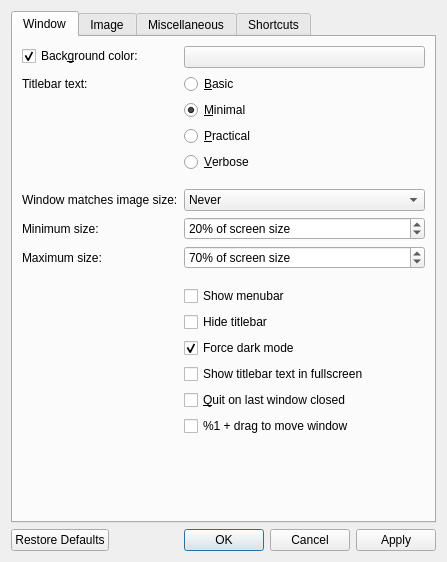
<?xml version="1.0" encoding="UTF-8"?>
<ui version="4.0">
 <class>QVOptionsDialog</class>
 <widget class="QDialog" name="QVOptionsDialog">
  <property name="windowModality">
   <enum>Qt::WindowModality::NonModal</enum>
  </property>
  <property name="geometry">
   <rect>
    <x>0</x>
    <y>0</y>
    <width>447</width>
    <height>562</height>
   </rect>
  </property>
  <property name="windowTitle">
   <string>Settings</string>
  </property>
  <layout class="QVBoxLayout" name="verticalLayout">
   <item>
    <widget class="QTabWidget" name="tabWidget">
     <property name="focusPolicy">
      <enum>Qt::FocusPolicy::NoFocus</enum>
     </property>
     <property name="currentIndex">
      <number>0</number>
     </property>
     <widget class="QWidget" name="window">
      <property name="layoutDirection">
       <enum>Qt::LayoutDirection::LeftToRight</enum>
      </property>
      <attribute name="title">
       <string>Window</string>
      </attribute>
      <layout class="QFormLayout" name="formLayout">
       <item row="0" column="0">
        <widget class="QCheckBox" name="bgColorCheckbox">
         <property name="text">
          <string>Back&amp;ground color:</string>
         </property>
         <property name="checked">
          <bool>true</bool>
         </property>
        </widget>
       </item>
       <item row="0" column="1">
        <widget class="QPushButton" name="bgColorButton">
         <property name="focusPolicy">
          <enum>Qt::FocusPolicy::NoFocus</enum>
         </property>
        </widget>
       </item>
       <item row="1" column="0">
        <widget class="QLabel" name="label">
         <property name="toolTip">
          <string>Changes the amount of information displayed in the titlebar</string>
         </property>
         <property name="text">
          <string>Titlebar text:</string>
         </property>
        </widget>
       </item>
       <item row="1" column="1">
        <widget class="QRadioButton" name="titlebarRadioButton0">
         <property name="text">
          <string>&amp;Basic</string>
         </property>
        </widget>
       </item>
       <item row="2" column="1">
        <widget class="QRadioButton" name="titlebarRadioButton1">
         <property name="text">
          <string>&amp;Minimal</string>
         </property>
         <property name="checked">
          <bool>true</bool>
         </property>
        </widget>
       </item>
       <item row="3" column="1">
        <widget class="QRadioButton" name="titlebarRadioButton2">
         <property name="text">
          <string>&amp;Practical</string>
         </property>
        </widget>
       </item>
       <item row="4" column="1">
        <widget class="QRadioButton" name="titlebarRadioButton3">
         <property name="text">
          <string>&amp;Verbose</string>
         </property>
        </widget>
       </item>
       <item row="5" column="1">
        <spacer name="horizontalSpacer_4">
         <property name="orientation">
          <enum>Qt::Orientation::Horizontal</enum>
         </property>
         <property name="sizeHint" stdset="0">
          <size>
           <width>40</width>
           <height>5</height>
          </size>
         </property>
        </spacer>
       </item>
       <item row="6" column="0">
        <widget class="QLabel" name="label_6">
         <property name="toolTip">
          <string>Control when the window should resize to fit the image's actual size</string>
         </property>
         <property name="text">
          <string>Window matches image size:</string>
         </property>
        </widget>
       </item>
       <item row="6" column="1">
        <widget class="QComboBox" name="windowResizeComboBox">
         <property name="toolTip">
          <string>Control when the window should resize to fit the image's actual size</string>
         </property>
         <property name="currentIndex">
          <number>0</number>
         </property>
         <item>
          <property name="text">
           <string>Never</string>
          </property>
         </item>
         <item>
          <property name="text">
           <string>When launching</string>
          </property>
         </item>
         <item>
          <property name="text">
           <string>When opening images</string>
          </property>
         </item>
        </widget>
       </item>
       <item row="7" column="0">
        <widget class="QLabel" name="minWindowResizeLabel">
         <property name="text">
          <string>Minimum size:</string>
         </property>
        </widget>
       </item>
       <item row="7" column="1">
        <widget class="QSpinBox" name="minWindowResizeSpinBox">
         <property name="toolTip">
          <string>Control the minimum size that the window should reach when matching the image's actual size</string>
         </property>
         <property name="suffix">
          <string>% of screen size</string>
         </property>
         <property name="minimum">
          <number>0</number>
         </property>
         <property name="maximum">
          <number>100</number>
         </property>
         <property name="singleStep">
          <number>5</number>
         </property>
         <property name="value">
          <number>20</number>
         </property>
        </widget>
       </item>
       <item row="8" column="0">
        <widget class="QLabel" name="maxWindowResizeLabel">
         <property name="toolTip">
          <string>Control the maximum size that the window should reach when matching the image's actual size</string>
         </property>
         <property name="text">
          <string>Maximum size:</string>
         </property>
        </widget>
       </item>
       <item row="8" column="1">
        <widget class="QSpinBox" name="maxWindowResizeSpinBox">
         <property name="toolTip">
          <string>Control the maximum size that the window should reach when matching the image's actual size</string>
         </property>
         <property name="suffix">
          <string>% of screen size</string>
         </property>
         <property name="minimum">
          <number>0</number>
         </property>
         <property name="maximum">
          <number>100</number>
         </property>
         <property name="singleStep">
          <number>5</number>
         </property>
         <property name="value">
          <number>70</number>
         </property>
        </widget>
       </item>
       <item row="9" column="1">
        <spacer name="horizontalSpacer_3">
         <property name="orientation">
          <enum>Qt::Orientation::Horizontal</enum>
         </property>
         <property name="sizeHint" stdset="0">
          <size>
           <width>40</width>
           <height>5</height>
          </size>
         </property>
        </spacer>
       </item>
       <item row="10" column="1">
        <widget class="QCheckBox" name="menubarCheckbox">
         <property name="text">
          <string>Show menubar</string>
         </property>
        </widget>
       </item>
       <item row="11" column="1">
        <widget class="QCheckBox" name="hideTitlebarCheckbox">
         <property name="toolTip">
          <string extracomment="Hide the titlebar and only show the window controls"/>
         </property>
         <property name="text">
          <string>Hide titlebar</string>
         </property>
        </widget>
       </item>
       <item row="12" column="1">
        <widget class="QCheckBox" name="forceDarkModeCheckbox">
         <property name="toolTip">
          <string>Choose whether or not the titlebar should always be dark regardless of your chosen macOS appearance</string>
         </property>
         <property name="text">
          <string>Force dark mode</string>
         </property>
         <property name="checked">
          <bool>true</bool>
         </property>
        </widget>
       </item>
       <item row="13" column="1">
        <widget class="QCheckBox" name="detailsInFullscreen">
         <property name="toolTip">
          <string>Choose whether or not to display the titlebar text while in fullscreen</string>
         </property>
         <property name="text">
          <string>Show titlebar text in fullscreen</string>
         </property>
        </widget>
       </item>
       <item row="14" column="1">
        <widget class="QCheckBox" name="quitOnLastWindowCheckbox">
         <property name="text">
          <string>&amp;Quit on last window closed</string>
         </property>
        </widget>
       </item>
       <item row="15" column="1">
        <widget class="QCheckBox" name="ctrlDragCheckbox">
         <property name="toolTip">
          <string>Enable %1 + drag to move the window</string>
         </property>
         <property name="text">
          <string>%1 + drag to move window</string>
         </property>
         <property name="checked">
          <bool>false</bool>
         </property>
        </widget>
       </item>
      </layout>
     </widget>
     <widget class="QWidget" name="image">
      <attribute name="title">
       <string>Image</string>
      </attribute>
      <layout class="QFormLayout" name="formLayout_4">
       <item row="0" column="0">
        <widget class="QLabel" name="label_2">
         <property name="text">
          <string>Scaling:</string>
         </property>
        </widget>
       </item>
       <item row="0" column="1">
        <widget class="QCheckBox" name="filteringCheckbox">
         <property name="toolTip">
          <string>Turn this off to see individual pixels</string>
         </property>
         <property name="text">
          <string>&amp;Bilinear filtering</string>
         </property>
         <property name="checked">
          <bool>true</bool>
         </property>
        </widget>
       </item>
       <item row="1" column="1">
        <widget class="QCheckBox" name="scalingCheckbox">
         <property name="toolTip">
          <string>Images appear aliased (having jagged edges) without this, but it is faster</string>
         </property>
         <property name="text">
          <string>&amp;Image scaling</string>
         </property>
         <property name="checked">
          <bool>true</bool>
         </property>
        </widget>
       </item>
       <item row="2" column="1">
        <widget class="QCheckBox" name="scalingTwoCheckbox">
         <property name="toolTip">
          <string>Choose whether or not the image continues to be scaled when zooming above the window size (can be laggier with large images)</string>
         </property>
         <property name="text">
          <string>&amp;Scaling above window size</string>
         </property>
         <property name="checked">
          <bool>true</bool>
         </property>
        </widget>
       </item>
       <item row="3" column="1">
        <spacer name="horizontalSpacer_2">
         <property name="orientation">
          <enum>Qt::Orientation::Horizontal</enum>
         </property>
         <property name="sizeHint" stdset="0">
          <size>
           <width>40</width>
           <height>5</height>
          </size>
         </property>
        </spacer>
       </item>
       <item row="4" column="0">
        <widget class="QLabel" name="label_3">
         <property name="toolTip">
          <string>The amount to zoom every scroll wheel click</string>
         </property>
         <property name="text">
          <string>Zoom amount:</string>
         </property>
        </widget>
       </item>
       <item row="4" column="1">
        <widget class="QSpinBox" name="scaleFactorSpinBox">
         <property name="toolTip">
          <string>The amount to zoom every scroll wheel click</string>
         </property>
         <property name="suffix">
          <string notr="true">%</string>
         </property>
         <property name="minimum">
          <number>1</number>
         </property>
         <property name="maximum">
          <number>200</number>
         </property>
         <property name="singleStep">
          <number>5</number>
         </property>
         <property name="value">
          <number>25</number>
         </property>
        </widget>
       </item>
       <item row="5" column="1">
        <widget class="QCheckBox" name="cursorZoomCheckbox">
         <property name="toolTip">
          <string>Choose whether or not zooming in and out above 100% zoom will zoom towards the cursor</string>
         </property>
         <property name="text">
          <string>Zoom &amp;towards cursor</string>
         </property>
         <property name="checked">
          <bool>true</bool>
         </property>
        </widget>
       </item>
       <item row="6" column="1">
        <widget class="QComboBox" name="scrollZoomsComboBox">
         <property name="currentText">
          <string>Auto</string>
         </property>
         <property name="currentIndex">
          <number>1</number>
         </property>
         <item>
          <property name="text">
           <string>Zoom</string>
          </property>
         </item>
         <item>
          <property name="text">
           <string>Auto</string>
          </property>
         </item>
         <item>
          <property name="text">
           <string>Scroll</string>
          </property>
         </item>
        </widget>
       </item>
       <item row="6" column="0">
        <widget class="QLabel" name="label_9">
         <property name="toolTip">
          <string>When enabled, the scrolling action zooms the image</string>
         </property>
         <property name="text">
          <string>Scrolling behavior:</string>
         </property>
        </widget>
       </item>
       <item row="9" column="1">
        <widget class="QComboBox" name="cropModeComboBox">
         <property name="sizePolicy">
          <sizepolicy hsizetype="Preferred" vsizetype="Preferred">
           <horstretch>0</horstretch>
           <verstretch>0</verstretch>
          </sizepolicy>
         </property>
         <property name="toolTip">
          <string>Ignores select sides of an image when fitting to window (some sides will extend beyond the window boundaries)</string>
         </property>
         <item>
          <property name="text">
           <string>Fit whole image</string>
          </property>
         </item>
         <item>
          <property name="text">
           <string>Fit height</string>
          </property>
         </item>
         <item>
          <property name="text">
           <string>Fit width</string>
          </property>
         </item>
        </widget>
       </item>
       <item row="9" column="0">
        <widget class="QLabel" name="cropModeLabel">
         <property name="toolTip">
          <string>Ignores select sides of an image when fitting to window (some sides will extend beyond the window boundaries)</string>
         </property>
         <property name="text">
          <string>On window resize:</string>
         </property>
        </widget>
       </item>
       <item row="10" column="1">
        <widget class="QCheckBox" name="pastActualSizeCheckbox">
         <property name="toolTip">
          <string>Stop the image from going past its actual size when resizing the window - you can still zoom past it though</string>
         </property>
         <property name="text">
          <string>Image resizes &amp;past actual size</string>
         </property>
         <property name="checked">
          <bool>true</bool>
         </property>
        </widget>
       </item>
       <item row="11" column="1">
        <spacer name="horizontalSpacer_9">
         <property name="orientation">
          <enum>Qt::Orientation::Horizontal</enum>
         </property>
         <property name="sizeHint" stdset="0">
          <size>
           <width>40</width>
           <height>5</height>
          </size>
         </property>
        </spacer>
       </item>
       <item row="12" column="1">
        <widget class="QComboBox" name="colorSpaceConversionComboBox">
         <property name="sizePolicy">
          <sizepolicy hsizetype="Preferred" vsizetype="Preferred">
           <horstretch>0</horstretch>
           <verstretch>0</verstretch>
          </sizepolicy>
         </property>
         <item>
          <property name="text">
           <string>Disabled</string>
          </property>
         </item>
         <item>
          <property name="text">
           <string>Auto-detect</string>
          </property>
         </item>
         <item>
          <property name="text">
           <string>sRGB</string>
          </property>
         </item>
         <item>
          <property name="text">
           <string>Display P3</string>
          </property>
         </item>
        </widget>
       </item>
       <item row="12" column="0">
        <widget class="QLabel" name="colorSpaceConversionLabel">
         <property name="text">
          <string>Color space conversion:</string>
         </property>
        </widget>
       </item>
       <item row="7" column="1">
        <widget class="QCheckBox" name="fractionalZoomCheckbox">
         <property name="toolTip">
          <string>Use hardware fractional scroll wheel steps when zooming, or always zoom with distinct steps</string>
         </property>
         <property name="text">
          <string>Fractional zooming</string>
         </property>
        </widget>
       </item>
       <item row="8" column="1">
        <spacer name="horizontalSpacer">
         <property name="orientation">
          <enum>Qt::Orientation::Horizontal</enum>
         </property>
         <property name="sizeHint" stdset="0">
          <size>
           <width>40</width>
           <height>5</height>
          </size>
         </property>
        </spacer>
       </item>
      </layout>
     </widget>
     <widget class="QWidget" name="misc">
      <attribute name="title">
       <string>Miscellaneous</string>
      </attribute>
      <layout class="QFormLayout" name="formLayout_3">
       <item row="0" column="0">
        <widget class="QLabel" name="langComboLabel">
         <property name="text">
          <string>Language:</string>
         </property>
        </widget>
       </item>
       <item row="0" column="1">
        <widget class="QComboBox" name="langComboBox"/>
       </item>
       <item row="1" column="0">
        <widget class="QLabel" name="label_8">
         <property name="text">
          <string>Sort files by:</string>
         </property>
        </widget>
       </item>
       <item row="1" column="1">
        <widget class="QComboBox" name="sortComboBox">
         <item>
          <property name="text">
           <string>Name</string>
          </property>
         </item>
         <item>
          <property name="text">
           <string>Date Modified</string>
          </property>
         </item>
         <item>
          <property name="text">
           <string>Date Created</string>
          </property>
         </item>
         <item>
          <property name="text">
           <string>Size</string>
          </property>
         </item>
         <item>
          <property name="text">
           <string>Type</string>
          </property>
         </item>
         <item>
          <property name="text">
           <string>Random</string>
          </property>
         </item>
        </widget>
       </item>
       <item row="2" column="1">
        <widget class="QRadioButton" name="descendingRadioButton0">
         <property name="text">
          <string>A&amp;scending</string>
         </property>
         <property name="checked">
          <bool>true</bool>
         </property>
        </widget>
       </item>
       <item row="3" column="1">
        <widget class="QRadioButton" name="descendingRadioButton1">
         <property name="text">
          <string>D&amp;escending</string>
         </property>
        </widget>
       </item>
       <item row="4" column="1">
        <spacer name="horizontalSpacer_6">
         <property name="orientation">
          <enum>Qt::Orientation::Horizontal</enum>
         </property>
         <property name="sizeHint" stdset="0">
          <size>
           <width>40</width>
           <height>5</height>
          </size>
         </property>
        </spacer>
       </item>
       <item row="5" column="0">
        <widget class="QLabel" name="label_7">
         <property name="toolTip">
          <string>Controls the amount of images preloaded</string>
         </property>
         <property name="text">
          <string>Preloading:</string>
         </property>
        </widget>
       </item>
       <item row="5" column="1">
        <widget class="QComboBox" name="preloadingComboBox">
         <property name="toolTip">
          <string>Controls the amount of images preloaded</string>
         </property>
         <property name="currentIndex">
          <number>0</number>
         </property>
         <item>
          <property name="text">
           <string>Disabled</string>
          </property>
         </item>
         <item>
          <property name="text">
           <string>Adjacent</string>
          </property>
         </item>
         <item>
          <property name="text">
           <string>Extended</string>
          </property>
         </item>
        </widget>
       </item>
       <item row="6" column="1">
        <widget class="QCheckBox" name="loopFoldersCheckbox">
         <property name="toolTip">
          <string>Controls whether or not qView should go back to the first item after reaching the end of a folder</string>
         </property>
         <property name="text">
          <string>&amp;Loop through folders</string>
         </property>
         <property name="checked">
          <bool>true</bool>
         </property>
        </widget>
       </item>
       <item row="7" column="1">
        <spacer name="horizontalSpacer_5">
         <property name="orientation">
          <enum>Qt::Orientation::Horizontal</enum>
         </property>
         <property name="sizeHint" stdset="0">
          <size>
           <width>40</width>
           <height>5</height>
          </size>
         </property>
        </spacer>
       </item>
       <item row="8" column="0">
        <widget class="QLabel" name="label_4">
         <property name="text">
          <string>Slideshow direction:</string>
         </property>
        </widget>
       </item>
       <item row="8" column="1">
        <widget class="QComboBox" name="slideshowDirectionComboBox">
         <item>
          <property name="text">
           <string>Forward</string>
          </property>
         </item>
         <item>
          <property name="text">
           <string>Backward</string>
          </property>
         </item>
        </widget>
       </item>
       <item row="9" column="0">
        <widget class="QLabel" name="label_5">
         <property name="text">
          <string>Slideshow timer:</string>
         </property>
        </widget>
       </item>
       <item row="9" column="1">
        <widget class="QDoubleSpinBox" name="slideshowTimerSpinBox">
         <property name="suffix">
          <string> sec</string>
         </property>
         <property name="decimals">
          <number>1</number>
         </property>
         <property name="minimum">
          <double>0.100000000000000</double>
         </property>
         <property name="maximum">
          <double>999.899999999999977</double>
         </property>
         <property name="singleStep">
          <double>0.100000000000000</double>
         </property>
        </widget>
       </item>
       <item row="10" column="1">
        <spacer name="horizontalSpacer_7">
         <property name="orientation">
          <enum>Qt::Orientation::Horizontal</enum>
         </property>
         <property name="sizeHint" stdset="0">
          <size>
           <width>40</width>
           <height>5</height>
          </size>
         </property>
        </spacer>
       </item>
       <item row="14" column="1">
        <widget class="QCheckBox" name="mimeContentDetectionCheckbox">
         <property name="toolTip">
          <string>Detect supported files in folder even if extension isn't recognized (may be slow with larger/network folders)</string>
         </property>
         <property name="text">
          <string>Allow &amp;MIME content detection</string>
         </property>
        </widget>
       </item>
       <item row="15" column="1">
        <widget class="QCheckBox" name="saveRecentsCheckbox">
         <property name="text">
          <string>Save &amp;recent files</string>
         </property>
        </widget>
       </item>
       <item row="16" column="1">
        <widget class="QCheckBox" name="updateCheckbox">
         <property name="text">
          <string extracomment="The notifications are for new qView releases">&amp;Update notifications on startup</string>
         </property>
        </widget>
       </item>
       <item row="17" column="1">
        <widget class="QCheckBox" name="skipHiddenCheckbox">
         <property name="toolTip">
          <string>Skip hidden files when browsing to the next/previous file</string>
         </property>
         <property name="text">
          <string extracomment="Don't view files with 'hidden' attribute">Skip hidden files</string>
         </property>
        </widget>
       </item>
       <item row="11" column="1">
        <widget class="QComboBox" name="afterDeletionComboBox">
         <property name="currentIndex">
          <number>1</number>
         </property>
         <item>
          <property name="text">
           <string>Move Back</string>
          </property>
         </item>
         <item>
          <property name="text">
           <string>Do Nothing</string>
          </property>
         </item>
         <item>
          <property name="text">
           <string>Move Forward</string>
          </property>
         </item>
        </widget>
       </item>
       <item row="11" column="0">
        <widget class="QLabel" name="label_10">
         <property name="text">
          <string>After deletion:</string>
         </property>
        </widget>
       </item>
       <item row="12" column="1">
        <widget class="QCheckBox" name="askDeleteCheckbox">
         <property name="text">
          <string>&amp;Ask before deleting files</string>
         </property>
        </widget>
       </item>
       <item row="13" column="1">
        <spacer name="horizontalSpacer_8">
         <property name="orientation">
          <enum>Qt::Orientation::Horizontal</enum>
         </property>
         <property name="sizeHint" stdset="0">
          <size>
           <width>40</width>
           <height>5</height>
          </size>
         </property>
        </spacer>
       </item>
      </layout>
     </widget>
     <widget class="QWidget" name="shortcuts">
      <attribute name="title">
       <string>Shortcuts</string>
      </attribute>
      <layout class="QVBoxLayout" name="verticalLayout_2">
       <item>
        <widget class="QTableWidget" name="shortcutsTable">
         <property name="editTriggers">
          <set>QAbstractItemView::EditTrigger::NoEditTriggers</set>
         </property>
         <property name="alternatingRowColors">
          <bool>true</bool>
         </property>
         <property name="selectionMode">
          <enum>QAbstractItemView::SelectionMode::SingleSelection</enum>
         </property>
         <property name="selectionBehavior">
          <enum>QAbstractItemView::SelectionBehavior::SelectRows</enum>
         </property>
         <property name="showGrid">
          <bool>false</bool>
         </property>
         <property name="rowCount">
          <number>0</number>
         </property>
         <property name="columnCount">
          <number>2</number>
         </property>
         <attribute name="horizontalHeaderCascadingSectionResizes">
          <bool>true</bool>
         </attribute>
         <attribute name="horizontalHeaderDefaultSectionSize">
          <number>150</number>
         </attribute>
         <attribute name="horizontalHeaderHighlightSections">
          <bool>false</bool>
         </attribute>
         <attribute name="horizontalHeaderStretchLastSection">
          <bool>true</bool>
         </attribute>
         <attribute name="verticalHeaderVisible">
          <bool>false</bool>
         </attribute>
         <column>
          <property name="text">
           <string>Action</string>
          </property>
         </column>
         <column>
          <property name="text">
           <string>Shortcuts</string>
          </property>
         </column>
        </widget>
       </item>
      </layout>
     </widget>
    </widget>
   </item>
   <item>
    <widget class="QDialogButtonBox" name="buttonBox">
     <property name="focusPolicy">
      <enum>Qt::FocusPolicy::NoFocus</enum>
     </property>
     <property name="orientation">
      <enum>Qt::Orientation::Horizontal</enum>
     </property>
     <property name="standardButtons">
      <set>QDialogButtonBox::StandardButton::Apply|QDialogButtonBox::StandardButton::Cancel|QDialogButtonBox::StandardButton::Ok|QDialogButtonBox::StandardButton::RestoreDefaults</set>
     </property>
    </widget>
   </item>
  </layout>
 </widget>
 <resources/>
 <connections>
  <connection>
   <sender>buttonBox</sender>
   <signal>rejected()</signal>
   <receiver>QVOptionsDialog</receiver>
   <slot>reject()</slot>
   <hints>
    <hint type="sourcelabel">
     <x>325</x>
     <y>332</y>
    </hint>
    <hint type="destinationlabel">
     <x>286</x>
     <y>274</y>
    </hint>
   </hints>
  </connection>
  <connection>
   <sender>buttonBox</sender>
   <signal>accepted()</signal>
   <receiver>QVOptionsDialog</receiver>
   <slot>accept()</slot>
   <hints>
    <hint type="sourcelabel">
     <x>257</x>
     <y>332</y>
    </hint>
    <hint type="destinationlabel">
     <x>157</x>
     <y>274</y>
    </hint>
   </hints>
  </connection>
 </connections>
</ui>
